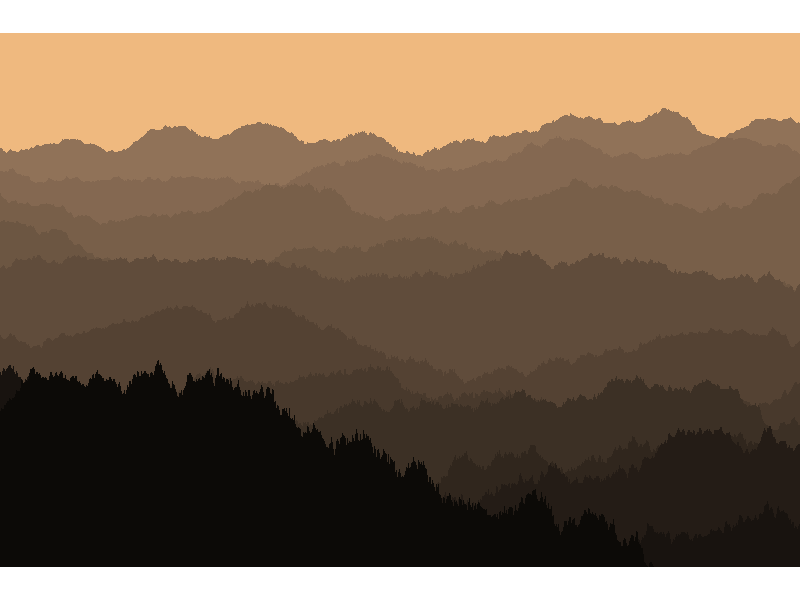

The MATLAB source for this figure:
function sunset_mountains
%SUNSET_MOUNTAINS Plots mountains.
%Tutorial: http://research.wmz.ninja/articles/2016/12/matlab-plots-can-be-beautiful-ii.html

% set up figure
figure;
canvas_width = 1200;
canvas_height = 800;

% generation parameters
base_sin_period = 1.5 * canvas_width; % controls the number of summits
base_amp = 0.15 * canvas_height; % controls altitude variation
base_noise_var = 4; % controls the noise strength
bm_ratio = 0.15; % controls the amplitude of the Brownian motion 
decay = 0.8; % controls the decaying factor for farther mountains
n_mountain = 12; % # of mountains
% color configurations
mountain_color = [216 171 132] / 255;
sun_center_color = [254 243 105] / 255;
sun_edge_color = [248 130 6] / 255;
sky_color = [239 185 127] / 255;

% draw the background (sky)
rectangle('Position', [0 0 canvas_width canvas_height], ...
    'EdgeColor', 'none', 'FaceColor', sky_color); hold on;
% draw the mountains, from the farthest one to the nearest one
for ii = n_mountain:-1:1
    y = ii / (n_mountain + 3) * canvas_height;
    % give lighter colors for farther mountains
    color = ii / n_mountain / 1.5 * mountain_color;
    % reduce the amount of superimposed Brownian motion and noise for father
    % mountains
    amp = base_amp * decay^(ii - 1);
    noise_var = base_noise_var * decay^(ii - 1);
    % give more summits to farther mountains
    sin_period = base_sin_period * (1.0 - (ii - 1) / n_mountain);
    draw_mountain_range(y, sin_period, amp, noise_var, 800, color);
end
% draw the sunlight
draw_sunlight(sun_center_color, sun_edge_color, 0.03);
% update axis config
axis('equal');
axis([0 canvas_width 0 canvas_height]);
axis('off');
set(gca, 'Position', [0 0 1 1]);

% nested functions
function draw_mountain_range(y, sin_period, amp, noise_var, n, color)
x_grid = linspace(0, canvas_width, n);
phase_offset = y / canvas_height * 4 * pi;
thetas = x_grid * 2 * pi / sin_period;
% use the sum of two sine functions as the base curve
base = sin(phase_offset + thetas);
base = base + sin(phase_offset + 0.3 * thetas);
base = base * amp;
% add Brownian motion
bm = cumsum(sqrt(bm_ratio * amp) * randn(1, n));
% add Gaussian noise
final_curve = y + base + bm + noise_var * randn(1, n);
% prepare vertices for the fill functions
vertices = [...
    0 0;...
    x_grid' final_curve';...
    canvas_width 0;...
    0 0];
% draw the current mountain
fill(vertices(:,1), vertices(:,2), color, 'EdgeColor', 'none');
end

function draw_sunlight(c_color, e_color, randomness)
n_tri = 20; % number of triangles
theta = linspace(-pi / 2, 0, n_tri + 1)';
diag_length = sqrt(canvas_height^2 + canvas_width^2);
% adding some randomness to the radius to mimic the effect of sunlight
radius = diag_length * (1.0 + max(min(randomness * randn(n_tri + 1, 1), 1), -1));
% building the drawing parameters for patch
S.EdgeColor = 'none';
S.FaceColor = 'interp';
S.FaceAlpha = 'interp';
S.AlphaDataMapping = 'none';
S.Vertices = [...
    0 canvas_height;...
    radius .* cos(theta) canvas_height + radius .* sin(theta)];
S.Faces = [ones(n_tri, 1) (3:(n_tri + 2))' (2:(n_tri + 1))'];
S.FaceVertexCData = [c_color; repmat(e_color, n_tri + 1, 1)];
S.FaceVertexAlphaData = [1; 0.0*ones(n_tri + 1, 1)];
patch(S);
end

end

